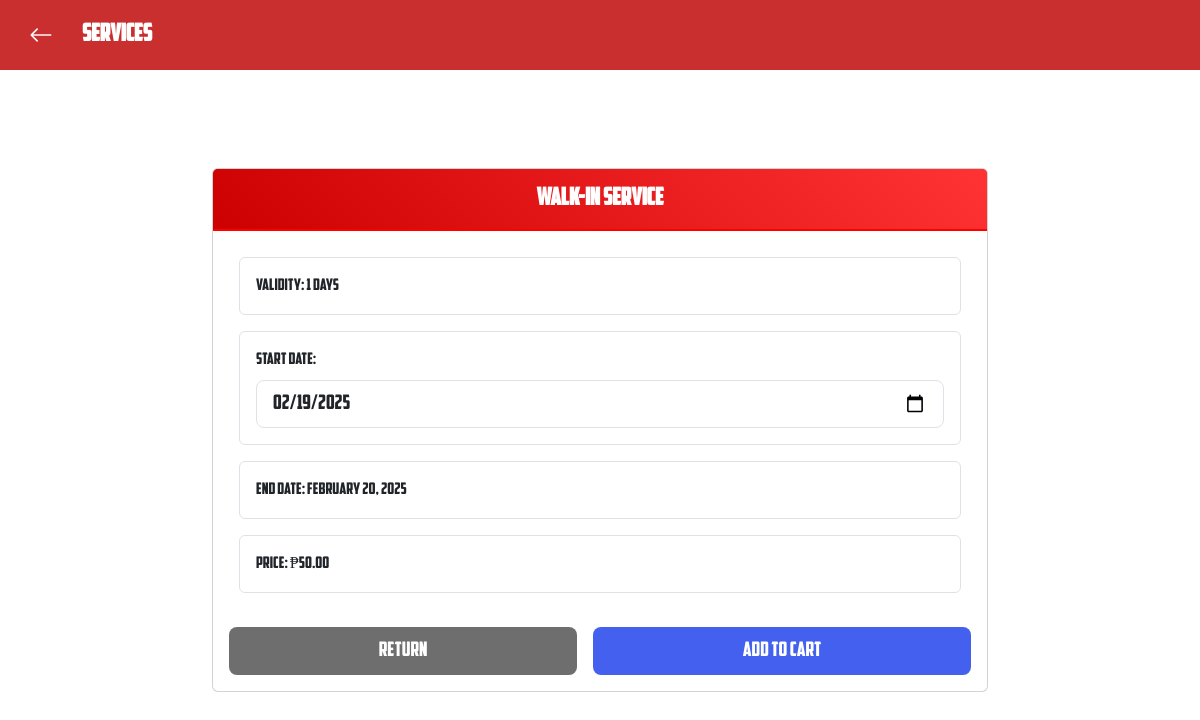
/website/services/avail_walkin.php (signed in), run on the app's committed database.
### tables this page shows
CREATE TABLE `walk_in` (
  `id` int(11) NOT NULL,
  `price` decimal(10,2) NOT NULL,
  `duration` int(11) NOT NULL DEFAULT 1,
  `duration_type_id` int(11) NOT NULL DEFAULT 1,
  `updated_at` timestamp NOT NULL DEFAULT current_timestamp() ON UPDATE current_timestamp()
);

CREATE TABLE `duration_types` (
  `id` int(11) NOT NULL,
  `type_name` varchar(20) NOT NULL
);

### website/services/avail_walkin.php (the view, shortened to what this page needs)
<?php
try {
    $db = new Database();
    $conn = $db->connect();
    $sql = "SELECT w.*, dt.type_name as duration_type
            FROM walk_in w
            JOIN duration_types dt ON w.duration_type_id = dt.id
            WHERE w.id = 1";
    $stmt = $conn->prepare($sql);
    $stmt->execute();
    $walkin = $stmt->fetch();
    $price = $walkin['price'];
    $duration = $walkin['duration'];
    $duration_type = $walkin['duration_type'];
} catch (Exception $e) {
    $_SESSION['error'] = $e->getMessage();
    header('location: ../services.php');
    exit;
}
$start_date = date('Y-m-d');
?>
<link rel="stylesheet" href="https://cdn.jsdelivr.net/npm/bootstrap@5.3.2/dist/css/bootstrap.min.css">
<link rel="stylesheet" href="https://cdn.jsdelivr.net/npm/bootstrap-icons@1.11.1/font/bootstrap-icons.css">
<link rel="stylesheet" href="service.css">
<div class="avail-walkin-page">
    <div class="container-fluid p-0">
        <div class="bg-custom-red text-white p-3 d-flex align-items-center">
            <button class="btn text-white me-3" onclick="window.location.href='../services.php'">
                <i class="bi bi-arrow-left fs-4"></i>
            </button>
            <h1 class="mb-0 fs-4 fw-bold">SERVICES</h1>
        </div>
        <div class="container-fluid">
    <div class="row flex-grow-1 overflow-auto">
        <div class="col-12 col-lg-8 mx-auto py-3 main-container">
            <div class="card main-content" style="width: 100%;">
                <div class="card-header py-3">
                    <h2 class="h4 fw-bold mb-0 text-center">Walk-in Service</h2>
                </div>
                <div class="card-body p-3">
                    <section class="scrollable-section">
                        <div class="row g-3">
                            <div class="col-12">
                                <div class="border rounded p-3">
                                    <p class="mb-0">Validity: <?= $duration ?> <?= strtolower($duration_type) ?></p>
                                </div>
                            </div>
                            <div class="col-12">
                                <div class="border rounded p-3">
                                    <div class="form-group">
                                        <label for="start_date" class="form-label">Start Date:</label>
                                        <input type="date"
                                            class="form-control form-control-lg"
                                            id="start_date"
                                            name="date"
                                            min="<?= date('Y-m-d') ?>"
                                            value="<?= $start_date ?>"
                                            required
                                            onchange="updateEndDate(this.value)">
                                    </div>
                                </div>
                            </div>
                            <div class="col-12">
                                <div class="border rounded p-3">
                                    <p class="mb-0">End Date: <span id="end_date">Select start date</span></p>
                                </div>
                            </div>
                            <div class="col-12">
                                <div class="border rounded p-3">
                                    <p class="mb-0">Price: ₱<?= number_format($price, 2) ?></p>
                                </div>
                            </div>
                        </div>
                    </section>
                    <div class="d-grid gap-3 d-md-flex justify-content-md-between mt-4">
                        <a href="../services.php" class="btn return-btn btn-lg flex-fill">Return</a>
                        <?php if (isset($_SESSION['user_id'])): ?>
                            <form method="POST" class="flex-fill" onsubmit="return validateForm(event)">
                                <button type="submit" class="btn btn-lg w-100 add-cart" style="height: 48px!;">Add to Cart</button>
                            </form>
                        <?php else: ?>
                            <a href="../../login/login.php" class="btn btn-custom-red btn-lg w-100">Login to Add</a>
                        <?php endif; ?>
                    </div>
                </div>
            </div>
        </div>
    </div>
</div>
<link rel="stylesheet" href="https://cdn.jsdelivr.net/npm/bootstrap-icons@1.7.2/font/bootstrap-icons.css">

### website/services/service.css (style rules this page uses)
.main-container { display: flex; justify-content: center; align-items: center; height: 90vh; }
.bg-custom-red { background-color: #c92f2f !important; }
.card-header { background: linear-gradient(45deg, #cc0000, #ff3333); }
.scrollable-section { max-height: calc(100vh - 350px); padding: 10px; overflow-y: auto; overflow-x: hidden; }
.flex-fill { height: 48px !important; }
.return-btn { background-color: #6e6e6e; color: white; }
.d-grid { height: 48px; }
.add-cart { background-color: #4361ee; color: white; }

### website/services/avail_walkin.php (style rules this page uses)
.bg-custom-red { background-color: #ff0000; }
.card-header, .btn-custom-red { background-color: #ff0000; color: white; }
.card-header { background-color: #ff0000; border-bottom: 2px solid #ff0000; padding: 1rem; }

### data on the page
walk_in: duration "1", duration_type.type_name "days", price "50.00"
